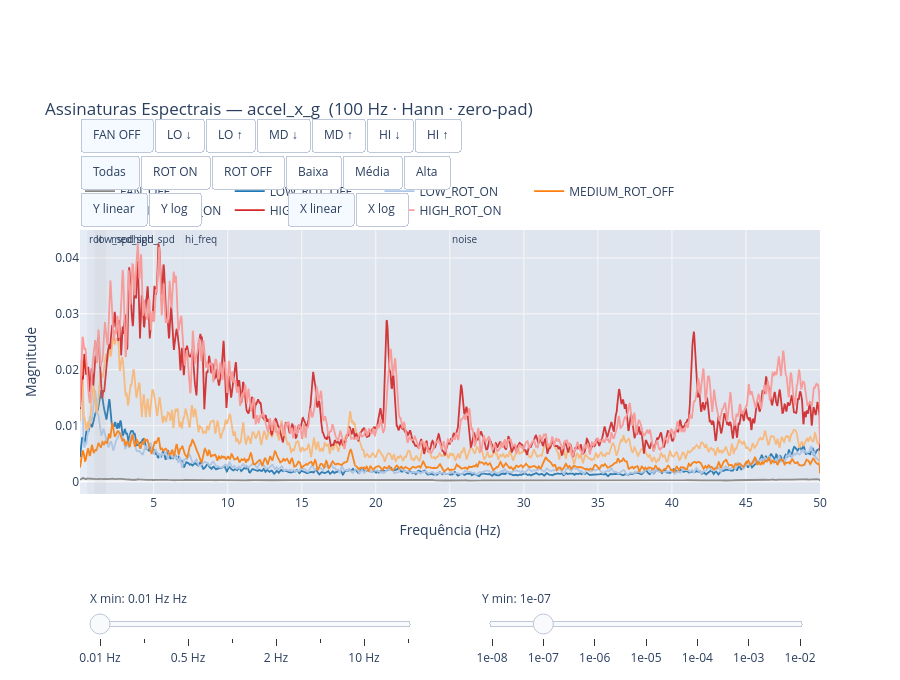
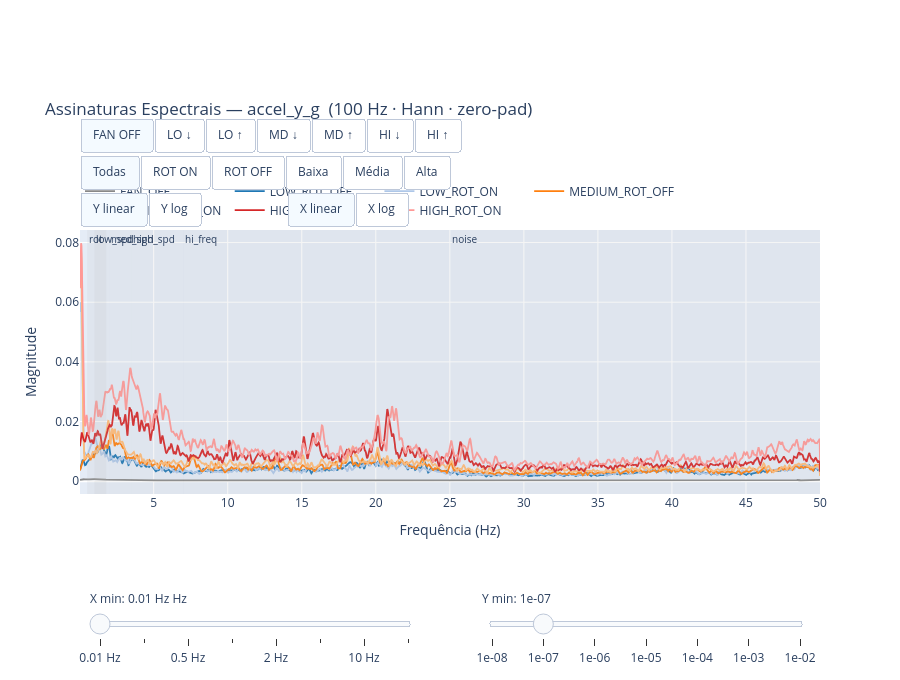
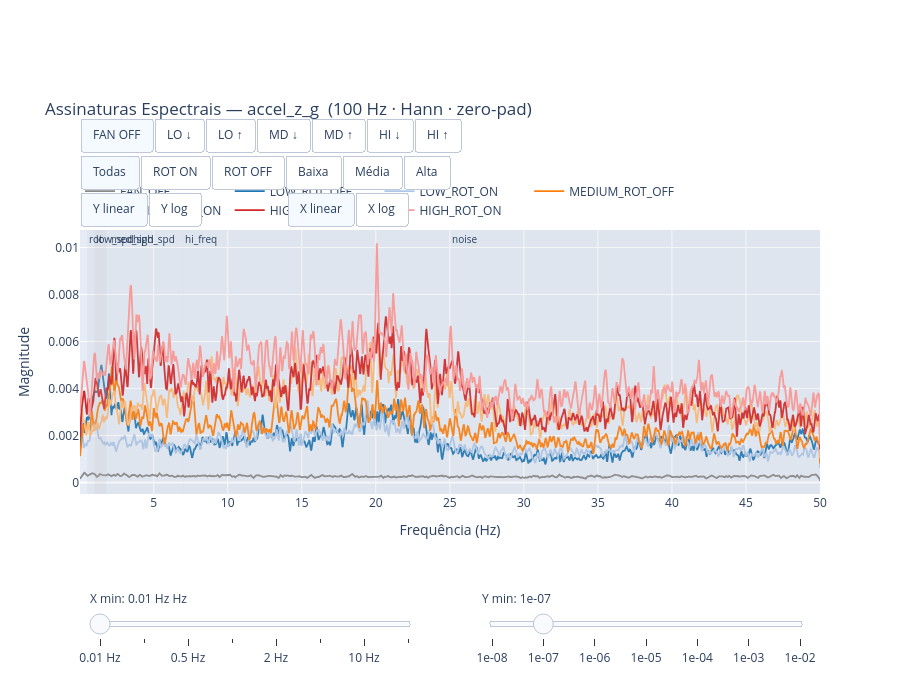
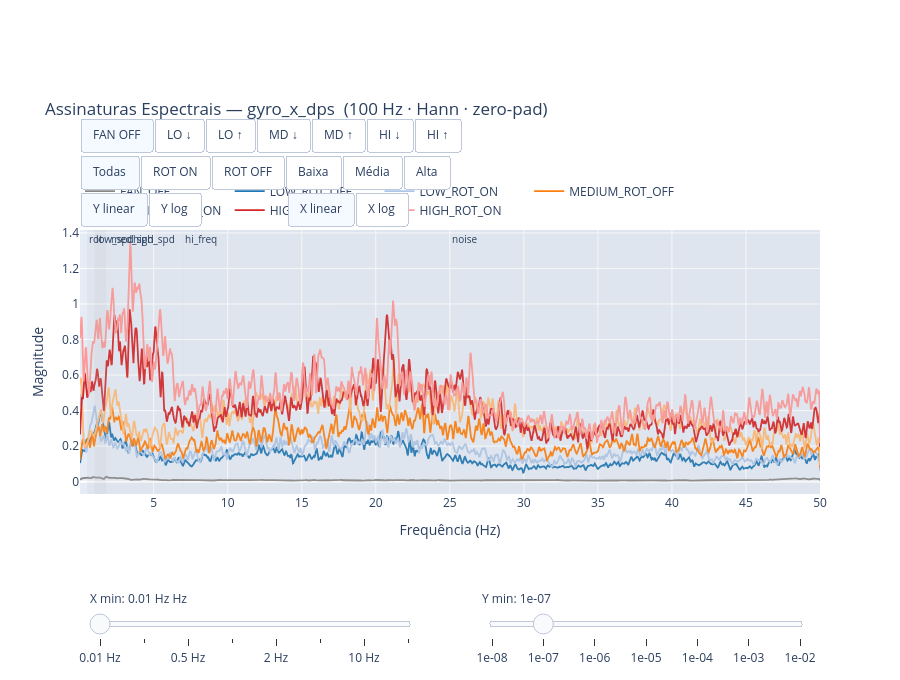

The cell these charts' notebook holds for them, in order:
### Markdown cell above
## 2. Assinaturas Espectrais (FFT médio por classe)

Cada curva = média de N janelas de 10 s.  
Picos dominantes identificam a frequência característica de cada classe.  
**Use este gráfico para calibrar os SPECTRAL_BANDS.**

### Code cell
def mean_spectrum(df_class, axis, n_windows=20):
    """Média das assinaturas espectrais de n_windows janelas."""
    n = len(df_class)
    if n < WINDOW_SIZE:
        return None, None
    starts = np.linspace(0, n - WINDOW_SIZE,
                         min(n_windows, (n - WINDOW_SIZE) // STEP_SIZE + 1),
                         dtype=int)
    all_mags = []
    for s in starts:
        vals = df_class[axis].iloc[s:s + WINDOW_SIZE].values
        freqs, mags, _, _, _ = compute_spectral_signature(
            vals, sampling_hz=SAMPLE_HZ, n_fft=N_FFT)
        all_mags.append(mags)
    return freqs, np.mean(all_mags, axis=0)

os.makedirs('output/figures', exist_ok=True)

# ── Rótulos curtos para botões individuais ────────────────────────────────────
SHORT_LABELS = {
    'FAN_OFF':       'FAN OFF',
    'LOW_ROT_ON':    'LO ↑',
    'LOW_ROT_OFF':   'LO ↓',
    'MEDIUM_ROT_ON': 'MD ↑',
    'MEDIUM_ROT_OFF':'MD ↓',
    'HIGH_ROT_ON':   'HI ↑',
    'HIGH_ROT_OFF':  'HI ↓',
}

# ── Valores discretos para os sliders ────────────────────────────────────────
X_MIN_STEPS = [0.01, 0.1, 0.5, 1.0, 2.0, 5.0, 10.0, 20.0]
Y_MIN_STEPS = [1e-8, 1e-7, 1e-6, 1e-5, 1e-4, 1e-3, 1e-2]

for axis in AXES:
    fig = go.Figure()
    peak_table = []
    added_classes = []   # rastreia ordem real de inserção dos traces

    for cls in CLASSES_ORDER:
        df_cls = df_raw[df_raw['fan_state'] == cls].reset_index(drop=True)
        freqs, avg_mags = mean_spectrum(df_cls, axis)
        if freqs is None:
            continue

        added_classes.append(cls)

        mask = (freqs >= 0.01) & (freqs <= 50.0)
        f_show = freqs[mask]
        m_show = avg_mags[mask]

        mask_peak = f_show >= 0.5
        if mask_peak.any():
            idx_pk = int(np.argmax(m_show[mask_peak]))
            peak_f = float(f_show[mask_peak][idx_pk])
            peak_m = float(m_show[mask_peak][idx_pk])
        else:
            peak_f, peak_m = 0.0, 0.0

        peak_table.append({'Classe': cls, 'Pico Hz': round(peak_f, 3),
                           'Magnitude': round(peak_m, 6)})

        fig.add_trace(go.Scatter(
            x=f_show, y=m_show,
            name=cls, line=dict(color=COLORS[cls], width=1.8),
            hovertemplate=(f'<b>{cls}</b><br>'
                           'f=%{x:.3f} Hz<br>mag=%{y:.6f}<extra></extra>'),
        ))

    # Sombreamento das bandas calibradas
    for band, (flo, fhi) in SPECTRAL_BANDS.items():
        if fhi <= 50.0:
            fig.add_vrect(x0=flo, x1=fhi,
                          fillcolor='rgba(180,180,180,0.12)', line_width=0,
                          annotation_text=band, annotation_position='top left',
                          annotation_font_size=10)

    # ── Helpers de visibilidade ───────────────────────────────────────────────
    def vis(subset):
        """Retorna lista de booleans (True = visível) para cada trace adicionado."""
        return [c in subset for c in added_classes]

    all_set = set(added_classes)
    rot_on  = {'LOW_ROT_ON', 'MEDIUM_ROT_ON', 'HIGH_ROT_ON'}
    rot_off = {'LOW_ROT_OFF', 'MEDIUM_ROT_OFF', 'HIGH_ROT_OFF'}
    baixa   = {'LOW_ROT_ON', 'LOW_ROT_OFF'}
    media   = {'MEDIUM_ROT_ON', 'MEDIUM_ROT_OFF'}
    alta    = {'HIGH_ROT_ON', 'HIGH_ROT_OFF'}

    # ── Botões de grupo (preset) ──────────────────────────────────────────────
    group_buttons = [
        dict(label='Todas',   method='restyle', args=[{'visible': vis(all_set)}]),
        dict(label='ROT ON',  method='restyle', args=[{'visible': vis(rot_on)}]),
        dict(label='ROT OFF', method='restyle', args=[{'visible': vis(rot_off)}]),
        dict(label='Baixa',   method='restyle', args=[{'visible': vis(baixa)}]),
        dict(label='Média',   method='restyle', args=[{'visible': vis(media)}]),
        dict(label='Alta',    method='restyle', args=[{'visible': vis(alta)}]),
    ]

    # ── Botões individuais (uma classe por vez) ───────────────────────────────
    individual_buttons = [
        dict(
            label=SHORT_LABELS.get(cls, cls),
            method='restyle',
            args=[{'visible': vis({cls})}],
        )
        for cls in added_classes
    ]

    # ── Slider: X min ─────────────────────────────────────────────────────────
    x_min_slider = dict(
        active=0,
        currentvalue=dict(prefix='X min: ', suffix=' Hz', visible=True, xanchor='left'),
        pad=dict(t=35, b=5, l=10, r=10),
        len=0.47, x=0.0, y=-0.22,
        steps=[
            dict(
                label=f'{v:.2g} Hz',
                method='relayout',
                args=[{'xaxis.type': 'log',
                       'xaxis.range': [np.log10(v), np.log10(50.0)]}],
            )
            for v in X_MIN_STEPS
        ],
    )

    # ── Slider: Y min ─────────────────────────────────────────────────────────
    y_min_slider = dict(
        active=1,
        currentvalue=dict(prefix='Y min: ', visible=True, xanchor='left'),
        pad=dict(t=35, b=5, l=10, r=10),
        len=0.47, x=0.53, y=-0.22,
        steps=[
            dict(
                label=f'{v:.0e}',
                method='relayout',
                args=[{'yaxis.type': 'log',
                       'yaxis.range[0]': np.log10(v)}],
            )
            for v in Y_MIN_STEPS
        ],
    )

    # ── Layout: 4 linhas de controles acima + 2 sliders abaixo ───────────────
    fig.update_layout(
        title=f'Assinaturas Espectrais — {axis}  (100 Hz · Hann · zero-pad)',
        xaxis_title='Frequência (Hz)',
        yaxis_title='Magnitude',
        hovermode='x unified',
        height=680,
        margin=dict(t=230, b=175),
        legend=dict(orientation='h', yanchor='bottom', y=1.02),
        sliders=[x_min_slider, y_min_slider],
        updatemenus=[
            # ── Linha 1 (escala Y / X) ─────────────────────────────────────
            dict(
                type='buttons', direction='left',
                x=0.0, y=1.16, xanchor='left', yanchor='top',
                showactive=True, pad={'r': 6, 't': 4},
                buttons=[
                    dict(label='Y linear', method='relayout',
                         args=[{'yaxis.type': 'linear'}]),
                    dict(label='Y log',    method='relayout',
                         args=[{'yaxis.type': 'log'}]),
                ],
            ),
            dict(
                type='buttons', direction='left',
                x=0.28, y=1.16, xanchor='left', yanchor='top',
                showactive=True, pad={'r': 6, 't': 4},
                buttons=[
                    dict(label='X linear', method='relayout',
                         args=[{'xaxis.type': 'linear',
                                'xaxis.range': [0.01, 50]}]),
                    dict(label='X log',    method='relayout',
                         args=[{'xaxis.type': 'log',
                                'xaxis.range': [np.log10(0.01), np.log10(50)]}]),
                ],
            ),
            # ── Linha 2 (grupos de classes) ────────────────────────────────
            dict(
                type='buttons', direction='left',
                x=0.0, y=1.30, xanchor='left', yanchor='top',
                showactive=True, pad={'r': 4, 't': 4},
                buttons=group_buttons,
            ),
            # ── Linha 3 (classes individuais) ──────────────────────────────
            dict(
                type='buttons', direction='left',
                x=0.0, y=1.44, xanchor='left', yanchor='top',
                showactive=True, pad={'r': 4, 't': 4},
                buttons=individual_buttons,
            ),
        ],
    )

    fig.write_html(f'output/figures/04_spectrum_{axis}.html')
    fig.show()

    df_peaks = pd.DataFrame(peak_table)
    print(f"\n{'─'*55}")
    print(f"  {axis} — picos dominantes:")
    print(df_peaks[['Classe', 'Pico Hz', 'Magnitude']].to_string(index=False))
